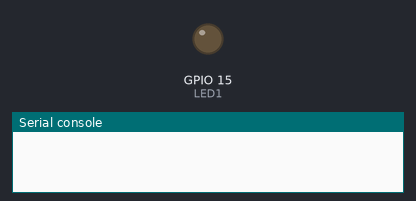
The program below on a simulated ESP32 board running MicroPython. On the bench: output pins drawn as LEDs (lit = HIGH), the last lines printed to the serial console.

Above: at 1.0 s.
At 3.0 s:
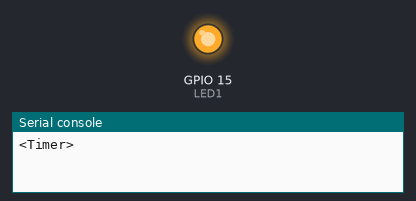
Timing chart, 0 to 5.2 s (numbered marks = the images above):
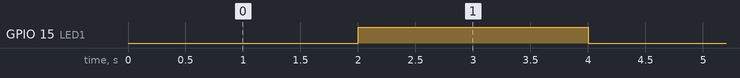

The program:

main.py
```python
import time
from machine import Pin
from machine import Timer

LED1 = Pin(15, Pin.OUT)
LED1.off()

def time0_callback(arg):
    print(arg)
    LED1.value(not LED1.value())


if __name__ == '__main__':
    time0 = Timer(0)
    time0.init(period=2000, mode=Timer.PERIODIC, callback=time0_callback)

    while True:
        pass
```

Measured:
- by itself, GPIO 15 (LED1): alternates HIGH for 2.0 s and LOW for 2.0 s
